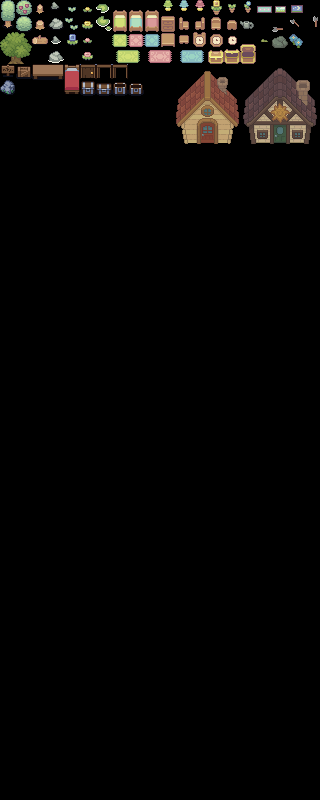

Below is a game level as drawn by its tile map, then a one-line description and the .tmx file that defines it, in full:
An orthogonal 20x50 tile map with 16x16 px tiles, 1 tile layer (objects).

<map version="1.8" tiledversion="1.8.5" orientation="orthogonal" renderorder="right-down" width="20" height="50" tilewidth="16" tileheight="16" infinite="0" nextlayerid="2" nextobjectid="1">
 <tileset firstgid="1" source="../../../tilesets/objects.tsx" />
 <layer id="1" name="objects" width="20" height="50">
  <data encoding="csv">
1,2,3,4,5,6,7,8,9,10,11,12,13,14,15,16,17,18,19,20,
21,22,23,24,25,26,27,28,29,30,31,32,33,34,35,36,37,38,39,40,
41,42,43,44,45,46,47,48,49,50,51,52,53,54,55,56,57,58,59,60,
61,62,63,64,65,66,67,68,69,70,71,72,73,74,75,76,77,78,79,80,
81,82,83,84,85,86,87,88,89,90,91,92,93,94,95,96,97,98,99,100,
101,102,103,104,105,106,107,108,109,110,111,112,113,114,115,116,117,118,119,120,
121,122,123,124,125,126,127,128,129,130,131,132,133,134,135,136,137,138,139,140,
141,142,143,144,145,146,147,148,149,150,151,152,153,154,155,156,157,158,159,160,
161,162,163,164,165,166,167,168,169,170,171,172,173,174,175,176,177,178,179,180,
0,0,0,0,0,0,0,0,0,0,0,0,0,0,0,0,0,0,0,0,
0,0,0,0,0,0,0,0,0,0,0,0,0,0,0,0,0,0,0,0,
0,0,0,0,0,0,0,0,0,0,0,0,0,0,0,0,0,0,0,0,
0,0,0,0,0,0,0,0,0,0,0,0,0,0,0,0,0,0,0,0,
0,0,0,0,0,0,0,0,0,0,0,0,0,0,0,0,0,0,0,0,
0,0,0,0,0,0,0,0,0,0,0,0,0,0,0,0,0,0,0,0,
0,0,0,0,0,0,0,0,0,0,0,0,0,0,0,0,0,0,0,0,
0,0,0,0,0,0,0,0,0,0,0,0,0,0,0,0,0,0,0,0,
0,0,0,0,0,0,0,0,0,0,0,0,0,0,0,0,0,0,0,0,
0,0,0,0,0,0,0,0,0,0,0,0,0,0,0,0,0,0,0,0,
0,0,0,0,0,0,0,0,0,0,0,0,0,0,0,0,0,0,0,0,
0,0,0,0,0,0,0,0,0,0,0,0,0,0,0,0,0,0,0,0,
0,0,0,0,0,0,0,0,0,0,0,0,0,0,0,0,0,0,0,0,
0,0,0,0,0,0,0,0,0,0,0,0,0,0,0,0,0,0,0,0,
0,0,0,0,0,0,0,0,0,0,0,0,0,0,0,0,0,0,0,0,
0,0,0,0,0,0,0,0,0,0,0,0,0,0,0,0,0,0,0,0,
0,0,0,0,0,0,0,0,0,0,0,0,0,0,0,0,0,0,0,0,
0,0,0,0,0,0,0,0,0,0,0,0,0,0,0,0,0,0,0,0,
0,0,0,0,0,0,0,0,0,0,0,0,0,0,0,0,0,0,0,0,
0,0,0,0,0,0,0,0,0,0,0,0,0,0,0,0,0,0,0,0,
0,0,0,0,0,0,0,0,0,0,0,0,0,0,0,0,0,0,0,0,
0,0,0,0,0,0,0,0,0,0,0,0,0,0,0,0,0,0,0,0,
0,0,0,0,0,0,0,0,0,0,0,0,0,0,0,0,0,0,0,0,
0,0,0,0,0,0,0,0,0,0,0,0,0,0,0,0,0,0,0,0,
0,0,0,0,0,0,0,0,0,0,0,0,0,0,0,0,0,0,0,0,
0,0,0,0,0,0,0,0,0,0,0,0,0,0,0,0,0,0,0,0,
0,0,0,0,0,0,0,0,0,0,0,0,0,0,0,0,0,0,0,0,
0,0,0,0,0,0,0,0,0,0,0,0,0,0,0,0,0,0,0,0,
0,0,0,0,0,0,0,0,0,0,0,0,0,0,0,0,0,0,0,0,
0,0,0,0,0,0,0,0,0,0,0,0,0,0,0,0,0,0,0,0,
0,0,0,0,0,0,0,0,0,0,0,0,0,0,0,0,0,0,0,0,
0,0,0,0,0,0,0,0,0,0,0,0,0,0,0,0,0,0,0,0,
0,0,0,0,0,0,0,0,0,0,0,0,0,0,0,0,0,0,0,0,
0,0,0,0,0,0,0,0,0,0,0,0,0,0,0,0,0,0,0,0,
0,0,0,0,0,0,0,0,0,0,0,0,0,0,0,0,0,0,0,0,
0,0,0,0,0,0,0,0,0,0,0,0,0,0,0,0,0,0,0,0,
0,0,0,0,0,0,0,0,0,0,0,0,0,0,0,0,0,0,0,0,
0,0,0,0,0,0,0,0,0,0,0,0,0,0,0,0,0,0,0,0,
0,0,0,0,0,0,0,0,0,0,0,0,0,0,0,0,0,0,0,0,
0,0,0,0,0,0,0,0,0,0,0,0,0,0,0,0,0,0,0,0,
0,0,0,0,0,0,0,0,0,0,0,0,0,0,0,0,0,0,0,0
</data>
 </layer>
</map>